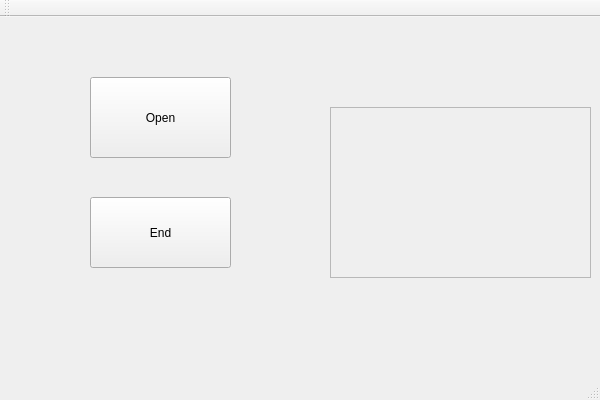
<?xml version="1.0" encoding="UTF-8"?>
<ui version="4.0">
 <class>MiniPSClass</class>
 <widget class="QMainWindow" name="MiniPSClass">
  <property name="geometry">
   <rect>
    <x>0</x>
    <y>0</y>
    <width>600</width>
    <height>400</height>
   </rect>
  </property>
  <property name="windowTitle">
   <string>MiniPS</string>
  </property>
  <widget class="QWidget" name="centralWidget">
   <widget class="QPushButton" name="pushButton_open">
    <property name="geometry">
     <rect>
      <x>90</x>
      <y>60</y>
      <width>141</width>
      <height>81</height>
     </rect>
    </property>
    <property name="text">
     <string>Open</string>
    </property>
   </widget>
   <widget class="QPushButton" name="pushButton_2">
    <property name="geometry">
     <rect>
      <x>90</x>
      <y>180</y>
      <width>141</width>
      <height>71</height>
     </rect>
    </property>
    <property name="text">
     <string>End</string>
    </property>
   </widget>
   <widget class="QScrollArea" name="pic">
    <property name="geometry">
     <rect>
      <x>330</x>
      <y>90</y>
      <width>261</width>
      <height>171</height>
     </rect>
    </property>
    <property name="widgetResizable">
     <bool>true</bool>
    </property>
    <widget class="QWidget" name="scrollAreaWidgetContents">
     <property name="geometry">
      <rect>
       <x>0</x>
       <y>0</y>
       <width>259</width>
       <height>169</height>
      </rect>
     </property>
    </widget>
   </widget>
  </widget>
  <widget class="QMenuBar" name="menuBar">
   <property name="geometry">
    <rect>
     <x>0</x>
     <y>0</y>
     <width>600</width>
     <height>26</height>
    </rect>
   </property>
  </widget>
  <widget class="QToolBar" name="mainToolBar">
   <attribute name="toolBarArea">
    <enum>TopToolBarArea</enum>
   </attribute>
   <attribute name="toolBarBreak">
    <bool>false</bool>
   </attribute>
  </widget>
  <widget class="QStatusBar" name="statusBar"/>
 </widget>
 <layoutdefault spacing="6" margin="11"/>
 <resources>
  <include location="MiniPS.qrc"/>
 </resources>
 <connections>
  <connection>
   <sender>pushButton_open</sender>
   <signal>clicked()</signal>
   <receiver>MiniPSClass</receiver>
   <slot>OnOpenButtonClicked()</slot>
   <hints>
    <hint type="sourcelabel">
     <x>180</x>
     <y>156</y>
    </hint>
    <hint type="destinationlabel">
     <x>344</x>
     <y>73</y>
    </hint>
   </hints>
  </connection>
 </connections>
 <slots>
  <slot>OnOpenButtonClicked()</slot>
 </slots>
</ui>
